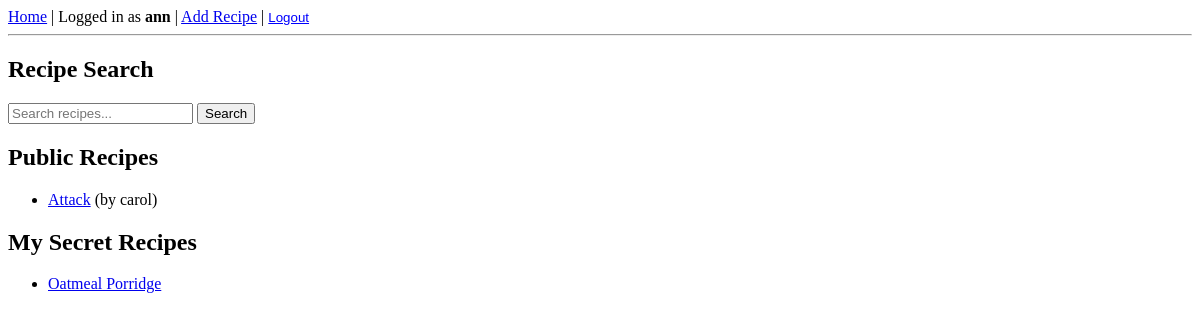
The app's page / (signed in), older data.
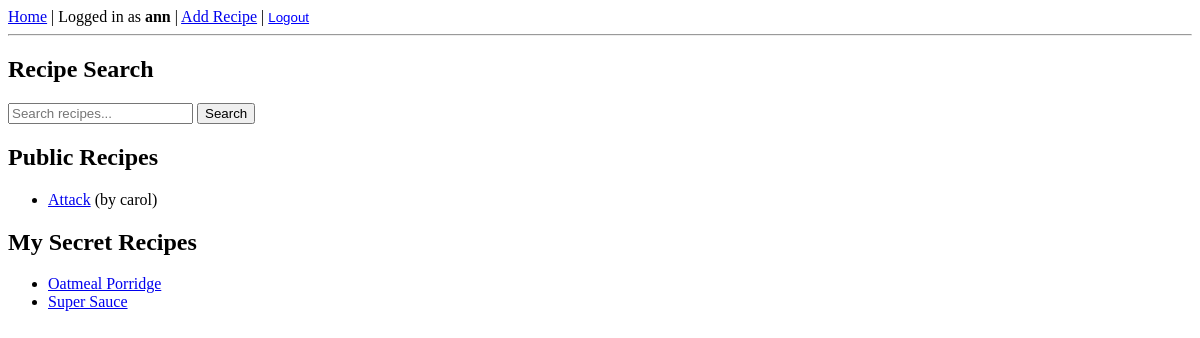
The same page, newer data.
### rbook/models.py (models this page shows)
class Recipe(models.Model):
	owner = models.ForeignKey(User, on_delete=models.CASCADE, related_name='recipes')
	rname = models.CharField(max_length=100)
	category = models.CharField(max_length=20, choices=CATEGORY_CHOICES, default='main_dish')
	secret = models.BooleanField(default=False)
	portions = models.IntegerField(default=1)
	ingredients = models.TextField(help_text="Enter each amount & ingredient on a new line")
	guidance = models.TextField(help_text="Enter preparation steps on new lines")

### rbook/views.py (the view)
# urls.py: path('', views.index, name='index'),
def index(request):
    public_recipes = Recipe.objects.filter(secret=False)
    my_secret_recipes = []
    if request.user.is_authenticated:
        my_secret_recipes = Recipe.objects.filter(owner=request.user, secret=True)
    return render(request, 'rbook/index.html', {
        'public_recipes': public_recipes,
        'my_secret_recipes': my_secret_recipes
    })

### rbook/templates/rbook/index.html
{% extends 'rbook/base.html' %}
{% block content %}
<h2>Recipe Search</h2>
<form action="{% url 'search' %}" method="GET">
    <input type="text" name="query" placeholder="Search recipes...">
    <button type="submit">Search</button>
</form>
<h2>Public Recipes</h2>
<ul>
    {% for recipe in public_recipes %}
        <li><a href="{% url 'recipe_detail' recipe.id %}">{{ recipe.rname }}</a> (by {{ recipe.owner.username }})</li>
    {% empty %}
        <li>No public recipes found.</li>
    {% endfor %}
</ul>
{% if user.is_authenticated %}
    <h2>My Secret Recipes</h2>
    <ul>
        {% for recipe in my_secret_recipes %}
            <li><a href="{% url 'recipe_detail' recipe.id %}">{{ recipe.rname }}</a></li>
        {% empty %}
            <li>You have no secret recipes.</li>
        {% endfor %}
    </ul>
{% endif %}
{% endblock %}

Row changes from the older to the newer data that the page shows:
added Recipe: rname "Super Sauce", shown under "My Secret Recipes"
